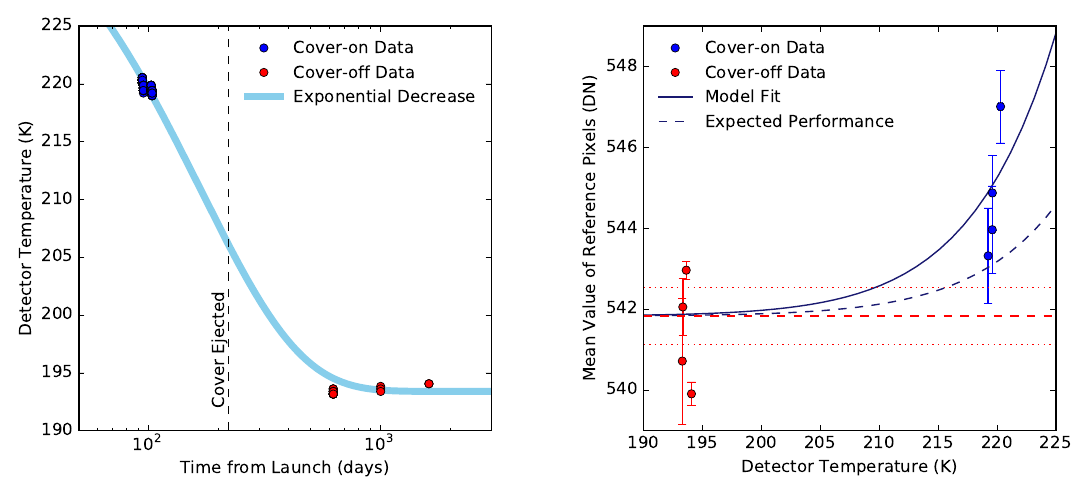

Write Python code to recreate this figure.
"""
Demo of a line plot on a polar axis.
"""
import numpy as np
import matplotlib.pyplot as plt
#import png
#import itertools
from scipy.io import loadmat
#from scipy.ndimage import filters,zoom
#import skimage
#from skimage import io,color
#from PIL import Image
#import pyfits
from matplotlib.backends.backend_pdf import PdfPages

darktemp = loadmat('../../scratch/nh_dark_analysis_fig1.mat')

fig=plt.figure(figsize=(10.9,5))


ax = fig.add_subplot(1,2,1)

p3,=ax.semilogx(np.squeeze(darktemp['mydates']),np.squeeze(darktemp['myfunc']),linestyle='-',color='skyblue',linewidth=5)

p1,=ax.semilogx(darktemp['darkdate'],darktemp['darktemp'],marker='o',linestyle='',color='blue')
p2,=ax.semilogx(darktemp['lightdate'],darktemp['lighttemp'],marker='o',linestyle='',color='red')

ax.semilogx(np.squeeze(darktemp['cover']),[190,225],linestyle='--',color='black')

ax.annotate('Cover Ejected',xy=(220,202),xycoords='data',\
            xytext=(220,202),textcoords='data',\
            horizontalalignment='right',verticalalignment='top',\
            rotation=90)

ax.set_ylim([190,225])
ax.set_xlim([50,3000])
ax.set_xlabel('Time from Launch (days)')
ax.set_ylabel('Detector Temperature (K)')

ax.legend([p1,p2,p3],['Cover-on Data','Cover-off Data','Exponential Decrease'],\
          frameon=False,numpoints=1,fontsize=12)

dref = loadmat('../../scratch/nh_dark_analysis_fig6.mat')

axa = fig.add_subplot(1,2,2)

q3,=axa.plot(np.squeeze(dref['tccd']),np.squeeze(dref['modelone']),linestyle='--',color='midnightblue',linewidth=1)
q4,=axa.plot(np.squeeze(dref['tccd']),np.squeeze(dref['modeltwo']),linestyle='-',color='midnightblue',linewidth=1)

axa.errorbar(np.squeeze(dref['lighttempm']),np.squeeze(dref['lightrefm'][:,0]),yerr=np.squeeze(dref['lightrefm'][:,1]),xerr=0.15*np.ones(4),marker='o',color='red',linestyle='')
axa.errorbar(np.squeeze(dref['darktempm']),np.squeeze(dref['darkrefm'][:,0]),yerr=np.squeeze(dref['darkrefm'][:,1]),xerr=0.15*np.ones(4),marker='o',color='blue',linestyle='')

axa.set_xlim([190,225])
axa.set_ylim([539,549])

axa.plot([190,225],[np.squeeze(dref['meanvref']),np.squeeze(dref['meanvref'])],\
         linestyle='--',color='red')
axa.plot([190,225],[np.squeeze(dref['meanvref']+dref['sigvref']),\
                    np.squeeze(dref['meanvref']+dref['sigvref'])],\
         linestyle=':',color='red')
axa.plot([190,225],[np.squeeze(dref['meanvref']-dref['sigvref']),\
                    np.squeeze(dref['meanvref']-dref['sigvref'])],\
         linestyle=':',color='red')        

axa.set_xlabel('Detector Temperature (K)')
axa.set_ylabel('Mean Value of Reference Pixels (DN)')

axa.legend([p1,p2,q4,q3],['Cover-on Data','Cover-off Data','Model Fit',\
                          'Expected Performance'],\
frameon=False,numpoints=1,fontsize=12,loc=2)


plt.tight_layout(w_pad=5.5)

#plt.show()
pdf = PdfPages('nh_plot_reference.pdf')
pdf.savefig()
pdf.close()
